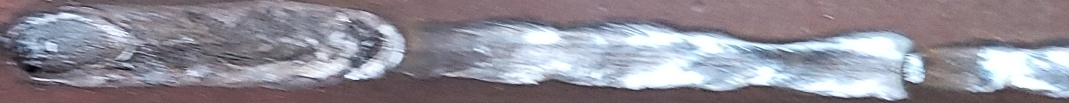
#> input picture sobel_canny/welds/2022-05-20-22-52-22-877.jpg, 1069 x 103 px; its folder holds 4 pictures in this run
$ python canny.py
#> lines starting #> are read from the running program, lines starting #| are printed output that depends on the picture
import cv2
import os

# Define input and output directories
input_dir = "welds"
output_dir = "canny_out"

# Create output directory if it doesn't exist
if not os.path.exists(output_dir):
    os.makedirs(output_dir)

# Define Canny edge detection parameters
canny_threshold1 = 150
canny_threshold2 = 300

# Loop over images in input directory
for filename in os.listdir(input_dir):
    if filename.endswith(".jpg") or filename.endswith(".png"):
        # Load image
        filepath = os.path.join(input_dir, filename)
        img = cv2.imread(filepath)
#> img is the input picture: shape (103, 1069, 3); mean B, G, R 151.4, 141.6, 145.3

        # Apply Canny edge detection
        edges = cv2.Canny(img, canny_threshold1, canny_threshold2)
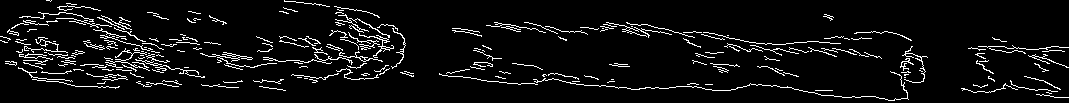
#> edges: shape (103, 1069); 6.4% white in thin lines or dots

        # Save output image
        outpath = os.path.join(output_dir, filename)
        cv2.imwrite(outpath, edges)
#> pass 2 of the loop `for filename in os.listdir(input_dir):`:
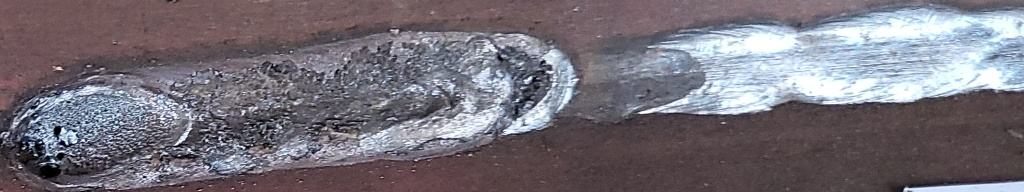
#> input picture sobel_canny/welds/2022-05-20-22-52-26-136.jpg, 1024 x 192 px
#> img is the input picture: shape (192, 1024, 3); mean B, G, R 121.7, 113.1, 118.2
#> `edges = cv2.Canny(img, canny_threshold1, canny_threshold2)`:
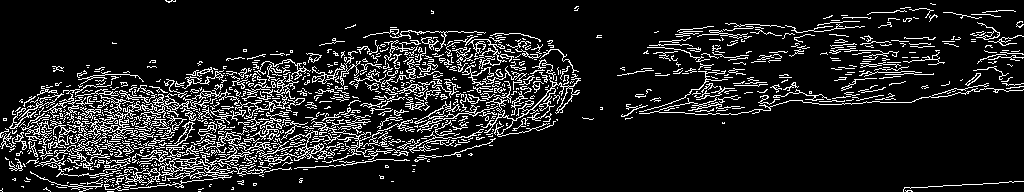
#> edges: shape (192, 1024); 12.5% white in thin lines or dots
#> pass 3 of the loop `for filename in os.listdir(input_dir):`:
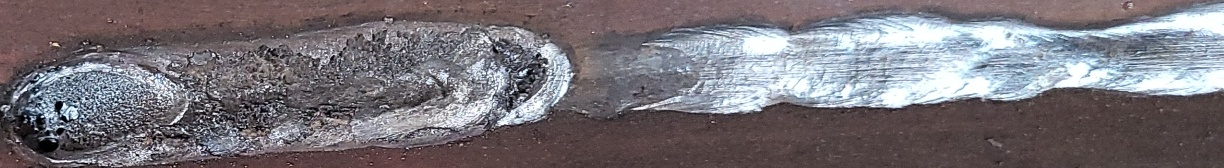
#> input picture sobel_canny/welds/2022-05-20-22-52-28-934.jpg, 1224 x 168 px
#> img is the input picture: shape (168, 1224, 3); mean B, G, R 121.5, 115.8, 120.6
#> `edges = cv2.Canny(img, canny_threshold1, canny_threshold2)`:
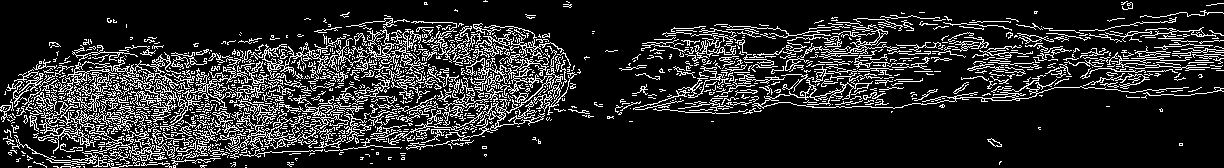
#> edges: shape (168, 1224); 16.3% white in thin lines or dots
#> the loop made 4 passes; the first 3 are shown
